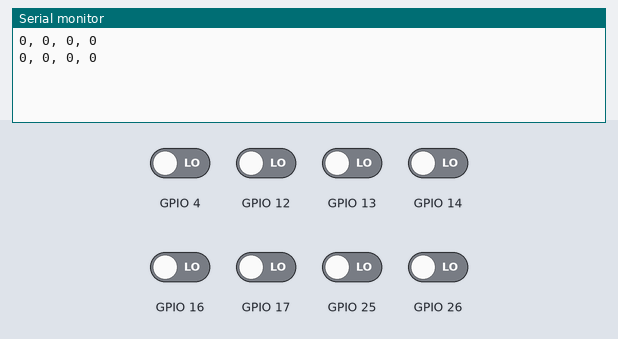
Simulated run of this program. Board: ESP32. Shown: the last lines printed to the serial monitor. The inputs (shaded band) are chosen by the test bench; at power-on: GPIO 4, GPIO 12–14, GPIO 16, GPIO 17, GPIO 25, GPIO 26 LOW.

Above: at 1.2 s.
1.3 s: GPIO 4 driven HIGH
At 2.5 s:
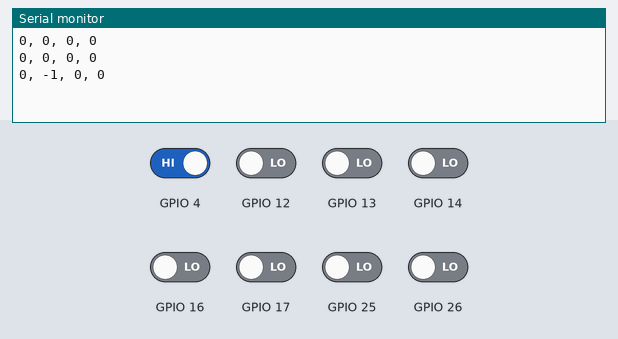
2.8 s: GPIO 12 driven HIGH
At 3.8 s:
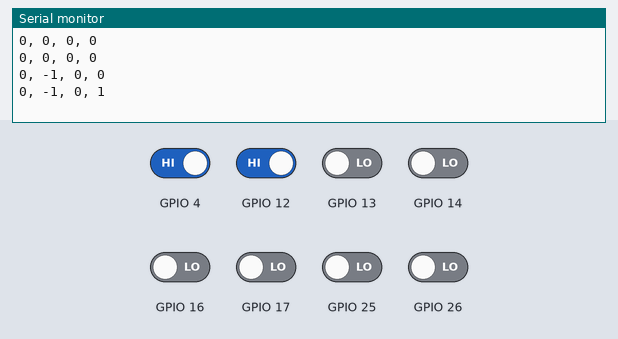
4.3 s: GPIO 13 driven HIGH
At 5.6 s:
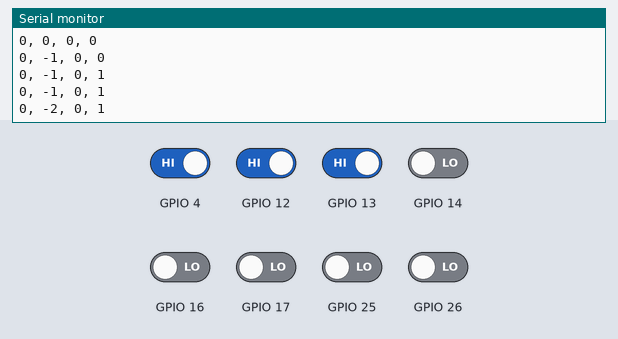
5.8 s: GPIO 14 driven HIGH
At 6.8 s:
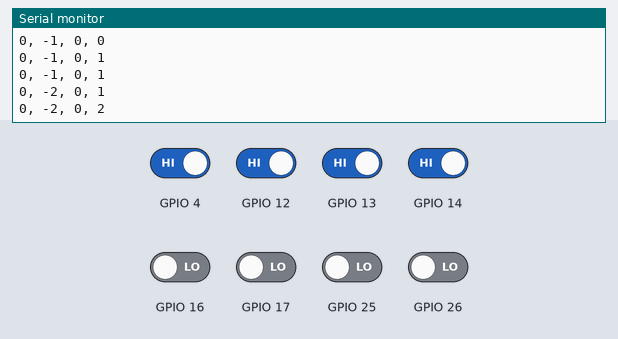
7.3 s: GPIO 16 driven HIGH
At 8.6 s:
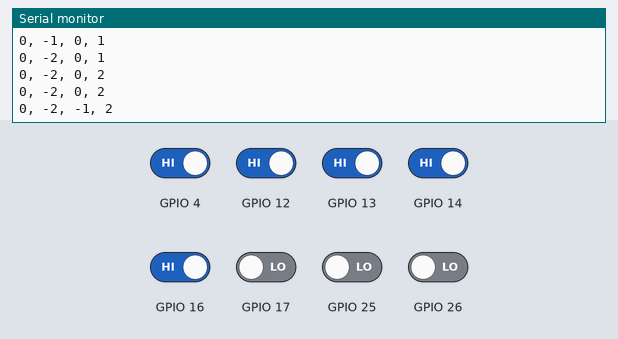
8.8 s: GPIO 17 driven HIGH
At 9.8 s:
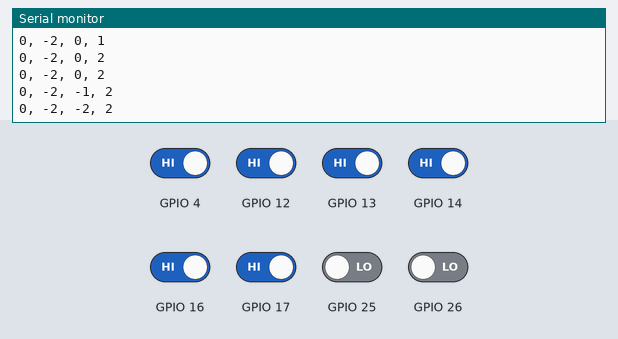
Timing chart, 0 to 11.3 s (numbered marks = the images above; inputs shaded):
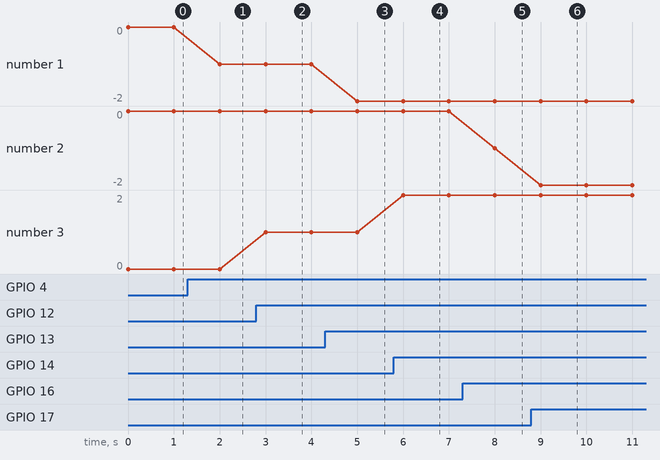

The program:

main.cpp
```cpp
#include <Arduino.h>

#include "ABSensorBlock.hpp"

#include <iostream>

ABSensorBlock* fr(nullptr);
ABSensorBlock* fl(nullptr);
ABSensorBlock* br(nullptr);
ABSensorBlock* bl(nullptr);

void setup() {
  Serial.begin(115200);
  bl = new ABSensorBlock(17, 16);
  fl = new ABSensorBlock(26, 25);
  fr = new ABSensorBlock(13, 4);
  br = new ABSensorBlock(12, 14);
}

void loop() {
  // std::cout << "FR: " << fr->getPosition() << std::endl;
  // std::cout << "FL: " << fl->getPosition() << std::endl;
  // std::cout << "BR: " << br->getPosition() << std::endl;
  // std::cout << "BL: " << bl->getPosition() << std::endl;
  std::cout << fl->getPosition() << ", " << fr->getPosition() << ", " << bl->getPosition() << ", " << br->getPosition() << std::endl;
  delay(1000);
}
```

ABSensorBlock.cpp
```cpp
/* Scheduler include files. */
#include <Arduino.h>

/* Library includes. */
#include <stdio.h>

#include "ABSensorBlock.hpp"

#include <list>
#include <algorithm>

std::list<ABSensorBlock *> ABSensorBlock::abSensors;

ABSensorBlock::ABSensorBlock(uint8_t pa, uint8_t pb) : pinA(pa), pinB(pb), currentA(0), currentB(0), position(0)
{
    pinMode(pa, INPUT);
    pinMode(pb, INPUT);

    currentA = digitalRead(pinA);
    currentB = digitalRead(pinB);
    position = 0;
    attachInterrupt(digitalPinToInterrupt(pa), ABSensorBlock::irq_any, CHANGE);
    attachInterrupt(digitalPinToInterrupt(pb), ABSensorBlock::irq_any, CHANGE);
    ABSensorBlock::abSensors.push_back(this);
}

ABSensorBlock::~ABSensorBlock()
{
    ABSensorBlock::abSensors.remove(this);
}

void ABSensorBlock::resetPosition()
{
    position = 0;
}

int64_t ABSensorBlock::getPosition() {
    return position;
}

void ABSensorBlock::pinChanged()
{
    uint8_t newA = digitalRead(pinA);
    uint8_t newB = digitalRead(pinB);

    // Capture state
    uint8_t state = (currentA << 3) | (newA << 2) | (currentB << 1) | (newB);

    /*
          aold       anew    bold    bnew
    0       0         0       0       0           0
    1       0         0       0       1           -1
    2       0         0       1       0           +1
    3       0         0       1       1           0
    4       0         1       0       0           +1
    5       0         1       0       1           err
    6       0         1       1       0           err
    7       0         1       1       1           -1
    8       1         0       0       0           -1
    9       1         0       0       1           err
    10      1         0       1       0           err
    11      1         0       1       1           +1
    12      1         1       0       0           0
    13      1         1       0       1           +1
    14      1         1       1       0           -1
    15      1         1       1       1           0

    */
    // Process new state
    switch (state)
    {
    case 0:
    case 3:
    case 12:
    case 15:
        // No change
        break;
    case 1:
    case 7:
    case 8:
    case 14:
        position--;
        break;
    case 2:
    case 4:
    case 11:
    case 13:
        position++;
    case 5:
    case 6:
    case 9:
    case 10:
        // Error transition
        break;
    }

    // Update AB values
    currentA = newA;
    currentB = newB;
}

// void ABSensorBlock::irq_any(uint gpio, uint32_t events)
void ABSensorBlock::irq_any()
{
    std::for_each(ABSensorBlock::abSensors.begin(), ABSensorBlock::abSensors.end(), [=](ABSensorBlock *s)
                  { s->pinChanged(); });
}
```

ABSensorBlock.hpp
```cpp
#ifndef __ABSENSORBLOCK_HPP__
#define __ABSENSORBLOCK_HPP__

/* Scheduler include files. */
#include "FreeRTOS.h"

/* Library includes. */
#include <stdio.h>

#include <list>
#include <algorithm>

class ABSensorBlock
{
public:
    ABSensorBlock(uint8_t pa, uint8_t pb);
    virtual ~ABSensorBlock();

    int64_t getPosition();
    void resetPosition();

private:
    static std::list<ABSensorBlock *> abSensors;
    // static void irq_any(uint gpio, uint32_t events);
    static void irq_any();
    void pinChanged();

    uint8_t pinA;
    uint8_t pinB;

    uint8_t currentA;
    uint8_t currentB;

    int64_t position;
};

#endif
```

Measured:
- after the input at 1.3 s, the serial monitor: prints a new line after 0.70 s (image 1)
- after the input at 2.8 s, the serial monitor: prints a new line after 0.20 s (image 2)
- after the input at 4.3 s, the serial monitor: prints a new line after 0.70 s (image 3)
- after the input at 5.8 s, the serial monitor: prints a new line after 0.20 s (image 4)
- after the input at 7.3 s, the serial monitor: prints a new line after 0.70 s (image 5)
- after the input at 8.8 s, the serial monitor: prints a new line after 0.20 s (image 6)
- plotted number 1: 0 → -1 after the input at 1.3 s, -1 → -2 after the input at 4.3 s
- plotted number 2: 0 → -1 after the input at 7.3 s
